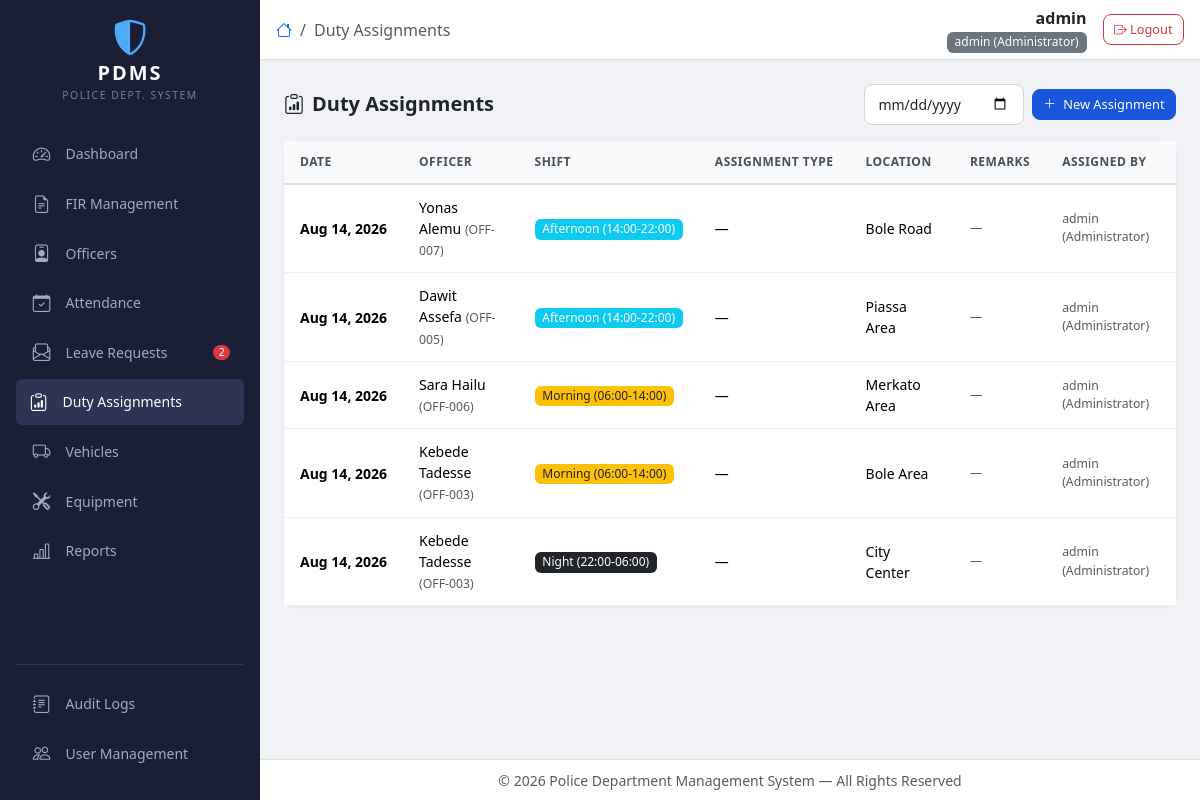
Screenshot of /staff/duty/ (signed in) with the database file from the repository.
### core/models.py (models this page shows)
class CustomUser(AbstractBaseUser, PermissionsMixin):
    username = models.CharField(max_length=150, unique=True)
    full_name = models.CharField(max_length=255, blank=True)
    role = models.CharField(max_length=30, choices=ROLE_CHOICES, default='CLERK')
    is_active = models.BooleanField(default=True)
    is_staff = models.BooleanField(default=False)
    failed_attempts = models.IntegerField(default=0)
    locked_until = models.DateTimeField(null=True, blank=True)
    created_at = models.DateTimeField(auto_now_add=True)
    updated_at = models.DateTimeField(auto_now=True)
    officer = models.OneToOneField(
        'cases.Officer', on_delete=models.SET_NULL,
        null=True, blank=True, related_name='user_account'
    )
    objects = CustomUserManager()
    USERNAME_FIELD = 'username'
    REQUIRED_FIELDS = []
    def has_min_role(self, min_role):
        return ROLE_HIERARCHY.get(self.role, 0) >= ROLE_HIERARCHY.get(min_role, 0)
    def __str__(self):
        return f"{self.username} ({self.get_role_display()})"

### staff/models.py (models this page shows, shortened)
class DutyAssignment(models.Model):
    SHIFT_CHOICES = (
        ('MORNING', 'Morning (06:00-14:00)'),
        ('AFTERNOON', 'Afternoon (14:00-22:00)'),
        ('NIGHT', 'Night (22:00-06:00)'),
    )
    officer = models.ForeignKey(Officer, on_delete=models.CASCADE, related_name='duty_assignments')
    date = models.DateField(db_index=True)
    shift = models.CharField(max_length=20, choices=SHIFT_CHOICES)
    location = models.CharField(max_length=255, blank=True)
    assignment_type = models.CharField(max_length=100, blank=True)
    remarks = models.TextField(blank=True)
    assigned_by = models.ForeignKey(settings.AUTH_USER_MODEL, on_delete=models.SET_NULL, null=True)
    created_at = models.DateTimeField(auto_now_add=True)
    class Meta:
        ordering = ['-date', 'shift']

### cases/models.py (models this page shows, shortened)
class Officer(models.Model):
    RANK_CHOICES = (
        ('Constable', 'Constable'),
        ('Sergeant', 'Sergeant'),
        ('Inspector', 'Inspector'),
        ('Assistant Commissioner', 'Assistant Commissioner'),
        ('Deputy Commissioner', 'Deputy Commissioner'),
        ('Commissioner', 'Commissioner'),
    )
    badge_number = models.CharField(max_length=50, unique=True)
    full_name = models.CharField(max_length=255)
    rank = models.CharField(max_length=50, choices=RANK_CHOICES)
    phone = models.CharField(max_length=20, blank=True)
    email = models.EmailField(blank=True)
    unit = models.CharField(max_length=100, blank=True)
    is_active = models.BooleanField(default=True)
    created_at = models.DateTimeField(auto_now_add=True)
    class Meta:
        ordering = ['rank', 'full_name']

### staff/views.py (the view)
# urls.py: path('duty/', views.duty_assignment_list, name='duty_list'),
@require_role('CLERK')
def duty_assignment_list(request):
    assignments = DutyAssignment.objects.select_related('officer', 'assigned_by').all()
    date_filter = request.GET.get('date')
    if date_filter:
        assignments = assignments.filter(date=date_filter)
    assignments = assignments[:100]
    return render(request, 'staff/duty_list.html', {'assignments': assignments})

### core/context_processors.py (called while the page is built)
def global_context(request):
    pending_leave_count = 0
    if request.user.is_authenticated:
        from core.models import ROLE_HIERARCHY
        user_level = ROLE_HIERARCHY.get(request.user.role, 0)
        if user_level >= ROLE_HIERARCHY.get('STATION_COMMANDER', 3):
            from staff.models import LeaveRequest
            pending_leave_count = LeaveRequest.objects.filter(status='PENDING').count()
    return {
        'pending_leave_count': pending_leave_count,
    }

### core/templatetags/role_tags.py (called while the page is built)
@register.filter
def role_badge(role):
    label = ROLE_LABELS.get(role, role)
    color = ROLE_COLORS.get(role, 'secondary')
    return f'<span class="badge bg-{color}">{label}</span>'

@register.filter
def has_role(user, min_role):
    if not user or not user.is_authenticated:
        return False
    return user.has_min_role(min_role)

### templates/staff/duty_list.html (shortened to what this page needs)
{% extends 'base.html' %}
{% load role_tags %}
{% block nav_duty %}active text-white{% endblock %}
{% block page_title %}Duty Assignments{% endblock %}
{% block content %}
<div class="d-flex flex-wrap justify-content-between align-items-center gap-2 mb-3">
    <h5 class="fw-bold mb-0"><i class="bi bi-clipboard-data me-2"></i>Duty Assignments</h5>
    <div class="d-flex gap-2 align-items-center">
        <input type="date" name="date_filter" class="form-control form-control-sm" style="width:160px;"
            value="{{ request.GET.date }}" onchange="window.location.href='?date='+this.value">
        <a href="{% url 'staff:duty_create' %}" class="btn btn-primary btn-sm">
            <i class="bi bi-plus-lg me-1"></i> New Assignment
        </a>
    </div>
</div>
<div class="card content-card">
    <div class="card-body p-0">
        <div class="table-responsive">
            <table class="table table-hover mb-0">
                <thead>
                    <tr>
                        <th>Date</th>
                        <th>Officer</th>
                        <th>Shift</th>
                        <th>Assignment Type</th>
                        <th>Location</th>
                        <th>Remarks</th>
                        <th>Assigned By</th>
                    </tr>
                </thead>
                <tbody>
                    {% for da in assignments %}
                    <tr>
                        <td class="text-nowrap fw-semibold">{{ da.date|date:"M d, Y" }}</td>
                        <td>{{ da.officer.full_name }} <small class="text-muted">({{ da.officer.badge_number }})</small></td>
                        <td>
                            <span class="badge
                                {% if da.shift == 'MORNING' %}bg-warning text-dark
                                {% elif da.shift == 'AFTERNOON' %}bg-info
                                {% else %}bg-dark{% endif %}"> {{ da.get_shift_display }}</span>
                        </td>
                        <td>{{ da.assignment_type|default:"—" }}</td>
                        <td>{{ da.location|default:"—" }}</td>
                        <td class="small text-muted">{{ da.remarks|truncatewords:8|default:"—" }}</td>
                        <td class="small text-muted">{{ da.assigned_by|default:"—" }}</td>
                    </tr>
                    {% endfor %}
                </tbody>
            </table>
        </div>
    </div>
</div>
{% endblock %}

### templates/base.html (shortened to what this page needs)
{% load role_tags %}
<!DOCTYPE html>
<html lang="en" data-bs-theme="light">
<head>
    <link href="https://cdn.jsdelivr.net/npm/bootstrap@5.3.3/dist/css/bootstrap.min.css" rel="stylesheet">
    <link href="https://cdn.jsdelivr.net/npm/bootstrap-icons@1.11.3/font/bootstrap-icons.min.css" rel="stylesheet">
    <link href="/static/css/style.css" rel="stylesheet">
</head>
<body>
    <nav id="sidebar" class="bg-dark-navy d-flex flex-column flex-shrink-0 p-3">
        <div class="d-flex align-items-center mb-4">
            <div class="sidebar-brand text-center w-100">
                <div class="sidebar-logo">
                    <i class="bi bi-shield-shaded"></i>
                </div>
                <span class="sidebar-title">PDMS</span>
                <div class="sidebar-subtitle">Police Dept. System</div>
            </div>
        </div>
        <ul class="nav nav-pills flex-column gap-1 flex-grow-1">
            <li class="nav-item">
                <a href="{% url 'core:dashboard' %}" class="nav-link sidebar-link {% block nav_dashboard %}{% endblock %}">
                    <i class="bi bi-speedometer2"></i>
                    <span>Dashboard</span>
                </a>
            </li>
            <li class="nav-item">
                <a href="{% url 'cases:fir_list' %}" class="nav-link sidebar-link {% block nav_cases %}{% endblock %}">
                    <i class="bi bi-file-earmark-text"></i>
                    <span>FIR Management</span>
                </a>
            </li>
            <li class="nav-item">
                <a href="{% url 'staff:officer_list' %}" class="nav-link sidebar-link {% block nav_officers %}{% endblock %}">
                    <i class="bi bi-person-badge"></i>
                    <span>Officers</span>
                </a>
            </li>
            <li class="nav-item">
                <a href="{% url 'staff:attendance' %}" class="nav-link sidebar-link {% block nav_attendance %}{% endblock %}">
                    <i class="bi bi-calendar-check"></i>
                    <span>Attendance</span>
                </a>
            </li>
            <li class="nav-item">
                <a href="{% url 'staff:leave_list' %}" class="nav-link sidebar-link {% block nav_leaves %}{% endblock %}">
                    <i class="bi bi-envelope-paper"></i>
                    <span>Leave Requests</span>
                    {% if pending_leave_count > 0 %}
                        <span class="badge bg-danger ms-auto rounded-pill">{{ pending_leave_count }}</span>
                    {% endif %}
                </a>
            </li>
            <li class="nav-item">
                <a href="{% url 'staff:duty_list' %}" class="nav-link sidebar-link {% block nav_duty %}{% endblock %}">
                    <i class="bi bi-clipboard-data"></i>
                    <span>Duty Assignments</span>
                </a>
            </li>
            <li class="nav-item">
                <a href="{% url 'fleet:vehicle_list' %}" class="nav-link sidebar-link {% block nav_vehicles %}{% endblock %}">
                    <i class="bi bi-truck"></i>
                    <span>Vehicles</span>
                </a>
            </li>
            <li class="nav-item">
                <a href="{% url 'fleet:equipment_list' %}" class="nav-link sidebar-link {% block nav_equipment %}{% endblock %}">
                    <i class="bi bi-tools"></i>
                    <span>Equipment</span>
                </a>
            </li>
            <li class="nav-item">
                <a href="{% url 'reports:dashboard_report' %}" class="nav-link sidebar-link {% block nav_reports %}{% endblock %}">
                    <i class="bi bi-bar-chart-line"></i>
                    <span>Reports</span>
                </a>
            </li>
        </ul>
        <hr class="border-secondary opacity-25">
        {% if user|has_role:"STATION_COMMANDER" %}
        <ul class="nav nav-pills flex-column gap-1 mb-2">
            <li class="nav-item">
                <a href="{% url 'core:audit_logs' %}" class="nav-link sidebar-link {% block nav_audit %}{% endblock %}">
                    <i class="bi bi-journal-text"></i>
                    <span>Audit Logs</span>
                </a>
            </li>
            {% if user|has_role:"ADMIN" %}
            <li class="nav-item">
                <a href="{% url 'core:user_list' %}" class="nav-link sidebar-link {% block nav_users %}{% endblock %}">
                    <i class="bi bi-people"></i>
                    <span>User Management</span>
                </a>
            </li>
            {% endif %}
        </ul>
        {% endif %}
    </nav>
    <div id="main-wrapper">
        <header class="top-navbar">
            <div class="d-flex align-items-center justify-content-between w-100 px-3">
                <div class="d-flex align-items-center gap-3">
                    <nav aria-label="breadcrumb">
                        <ol class="breadcrumb mb-0">
                            {% block breadcrumb %}
                            <li class="breadcrumb-item"><a href="{% url 'core:dashboard' %}"><i class="bi bi-house"></i></a></li>
                            <li class="breadcrumb-item active">{% block page_title %}Home{% endblock %}</li>
                            {% endblock %}
                        </ol>
                    </nav>
                </div>
                <div class="d-flex align-items-center gap-3">
                    <div class="text-end d-none d-sm-block">
                        <div class="fw-semibold text-truncate" style="max-width: 180px;">{{ user.get_full_name|default:user.username }}</div>
                        <div class="text-muted small">{{ user|role_badge|safe }}</div>
                    </div>
                    <a href="{% url 'core:logout' %}" class="btn btn-outline-danger btn-sm" title="Logout">
                        <i class="bi bi-box-arrow-right"></i>
                        <span class="d-none d-md-inline">Logout</span>
                    </a>
                </div>
            </div>
        </header>
        <main class="main-content p-3 p-md-4">
            {% block content %}{% endblock %}
        </main>
        <footer class="main-footer text-center text-muted py-2 px-3">
            <small>&copy; {% now "Y" %} Police Department Management System &mdash; All Rights Reserved</small>
        </footer>
    </div>
</body>
</html>

### static/css/style.css (style rules this page uses)
:root { --sidebar-width: 260px; --sidebar-bg: #1a1f36; --sidebar-hover: #252b45; --sidebar-active: #2d3454; --sidebar-text: #a2a8c8; --sidebar-text-active: #ffffff; --navbar-height: 60px; --body-bg: #f0f2f5; }
* { margin: 0; padding: 0; box-sizing: border-box; }
html, body { height: 100%; font-family: 'Segoe UI', system-ui, -apple-system, sans-serif; background: var(--body-bg); overflow: hidden; }
#sidebar { position: fixed; top: 0; left: 0; bottom: 0; width: var(--sidebar-width); background: var(--sidebar-bg); color: var(--sidebar-text); overflow-y: auto; z-index: 1050; transition: transform 0.3s ease; }
.bg-dark-navy { background-color: var(--sidebar-bg) !important; }
.sidebar-brand { padding: 4px 0; }
.sidebar-logo { font-size: 2.2rem; color: #4dabf7; line-height: 1; }
.sidebar-title { display: block; font-size: 1.25rem; font-weight: 700; color: #ffffff; letter-spacing: 2px; margin-top: 2px; }
.sidebar-subtitle { font-size: 0.65rem; color: var(--sidebar-text); text-transform: uppercase; letter-spacing: 1.5px; opacity: 0.7; }
.sidebar-link { display: flex; align-items: center; gap: 0.75rem; padding: 0.6rem 0.85rem; color: var(--sidebar-text) !important; border-radius: 0.5rem; font-size: 0.875rem; font-weight: 500; transition: all 0.2s ease; text-decoration: none; background: transparent !important; border: none !important; }
.sidebar-link i { font-size: 1.1rem; width: 1.5rem; text-align: center; }
.sidebar-link.active, .sidebar-link.text-white { background: var(--sidebar-active) !important; color: var(--sidebar-text-active) !important; border-left: 3px solid #4dabf7; padding-left: calc(0.85rem - 3px); }
.sidebar-link .badge { font-size: 0.65rem; padding: 0.25em 0.55em; }
#main-wrapper { margin-left: var(--sidebar-width); min-height: 100vh; display: flex; flex-direction: column; }
.top-navbar { height: var(--navbar-height); background: #ffffff; border-bottom: 1px solid #e0e0e0; display: flex; align-items: center; position: sticky; top: 0; z-index: 1040; box-shadow: 0 1px 3px rgba(0,0,0,0.04); }
.main-content { flex: 1; overflow-y: auto; }
.main-footer { border-top: 1px solid #e0e0e0; background: #ffffff; flex-shrink: 0; }
.content-card { border: none; border-radius: 0.75rem; box-shadow: 0 1px 4px rgba(0,0,0,0.06); }
.content-card .card-body { padding: 1.25rem; }
.table { font-size: 0.875rem; }
.table thead th { background: #f8f9fb; border-bottom: 2px solid #e0e0e0; font-weight: 600; color: #495057; text-transform: uppercase; font-size: 0.75rem; letter-spacing: 0.5px; padding: 0.75rem 1rem; white-space: nowrap; }
.table tbody td { padding: 0.75rem 1rem; vertical-align: middle; border-color: #f0f0f0; }
.badge { font-weight: 500; font-size: 0.75rem; padding: 0.35em 0.65em; border-radius: 0.375rem; }
.btn { font-size: 0.875rem; font-weight: 500; border-radius: 0.5rem; padding: 0.5rem 1rem; transition: all 0.2s ease; }
.btn-sm { padding: 0.3rem 0.65rem; font-size: 0.8rem; }
.btn-primary { background-color: #1a56db; border-color: #1a56db; }
.form-control, .form-select { border-radius: 0.5rem; border: 1px solid #d1d5db; padding: 0.55rem 0.85rem; font-size: 0.875rem; transition: border-color 0.2s ease, box-shadow 0.2s ease; }
.fw-semibold { font-weight: 600; }

### rows the page displays
CustomUser: get_full_name "admin", id+username+role "admin (Administrator)"
DutyAssignment: date "Aug 14, 2026", officer.full_name "Yonas Alemu", officer.badge_number "OFF-007", shift "Afternoon (14:00-22:00)", assignment_type "—", location "Bole Road", remarks "—", assigned_by "admin (Administrator)"
DutyAssignment: date "Aug 14, 2026", officer.full_name "Dawit Assefa", officer.badge_number "OFF-005", shift "Afternoon (14:00-22:00)", assignment_type "—", location "Piassa Area", remarks "—", assigned_by "admin (Administrator)"
DutyAssignment: date "Aug 14, 2026", officer.full_name "Sara Hailu", officer.badge_number "OFF-006", shift "Morning (06:00-14:00)", assignment_type "—", location "Merkato Area", remarks "—", assigned_by "admin (Administrator)"
DutyAssignment: date "Aug 14, 2026", officer.full_name "Kebede Tadesse", officer.badge_number "OFF-003", shift "Morning (06:00-14:00)", assignment_type "—", location "Bole Area", remarks "—", assigned_by "admin (Administrator)"
DutyAssignment: date "Aug 14, 2026", officer.full_name "Kebede Tadesse", officer.badge_number "OFF-003", shift "Night (22:00-06:00)", assignment_type "—", location "City Center", remarks "—", assigned_by "admin (Administrator)"

### other values shown
{{ pending_leave_count }} "2"
